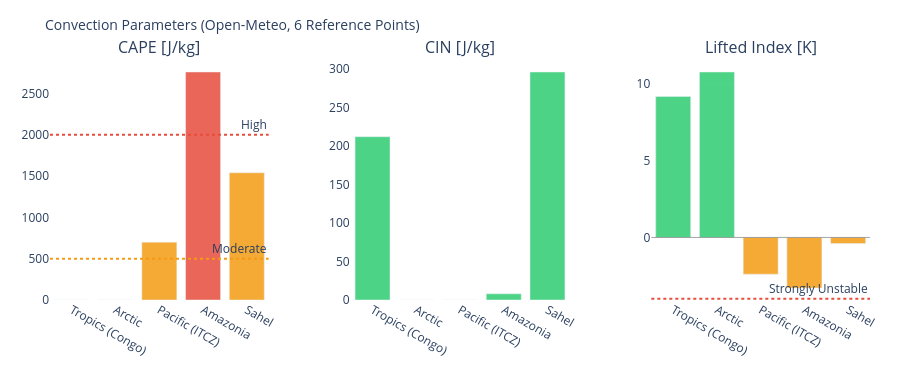

Notebook cell for this chart:
### Markdown cell above
---
## 3. Visualizations

### Code cell
# ============================================================
# CAPE / CIN / LIFTED INDEX – Convection potential
# ============================================================

if not df_atm.empty:
    fig = make_subplots(
        rows=1, cols=3,
        subplot_titles=['CAPE [J/kg]', 'CIN [J/kg]', 'Lifted Index [K]'],
        horizontal_spacing=0.1
    )
    pts = df_atm['point'].tolist()
    pt_colors = ['#E85D24','#185FA5','#888780','#378ADD','#639922','#F2A623']

    # CAPE – höher = mehr Gewitterpotential
    cape_vals = df_atm['cape'].fillna(0).tolist()
    cape_colors = ['#e74c3c' if v > 2000 else '#f39c12' if v > 500 else '#2ecc71'
                   for v in cape_vals]
    fig.add_trace(go.Bar(x=pts, y=cape_vals, marker_color=cape_colors,
                         opacity=0.85, showlegend=False), row=1, col=1)
    fig.add_hline(y=2000, line_dash='dot', line_color='#e74c3c',
                  annotation_text='High', row=1, col=1)
    fig.add_hline(y=500,  line_dash='dot', line_color='#f39c12',
                  annotation_text='Moderate', row=1, col=1)

    # CIN – negativer = stärker gedeckelt (weniger Auslöse)
    cin_vals = df_atm['cin'].fillna(0).tolist()
    cin_colors = ['#e74c3c' if v < -200 else '#f39c12' if v < -50 else '#2ecc71'
                  for v in cin_vals]
    fig.add_trace(go.Bar(x=pts, y=cin_vals, marker_color=cin_colors,
                         opacity=0.85, showlegend=False), row=1, col=2)

    # Lifted Index – negativ = instabil
    li_vals = df_atm['li'].fillna(0).tolist()
    li_colors = ['#e74c3c' if v < -4 else '#f39c12' if v < 0 else '#2ecc71'
                 for v in li_vals]
    fig.add_trace(go.Bar(x=pts, y=li_vals, marker_color=li_colors,
                         opacity=0.85, showlegend=False), row=1, col=3)
    fig.add_hline(y=0, line_color='gray', line_width=0.7, row=1, col=3)
    fig.add_hline(y=-4, line_dash='dot', line_color='#e74c3c',
                  annotation_text='Strongly Unstable', row=1, col=3)

    fig.update_layout(
        title=dict(text='Convection Parameters (Open-Meteo, 6 Reference Points)', font=dict(size=14)),
        height=380, plot_bgcolor='rgba(0,0,0,0)', paper_bgcolor='rgba(0,0,0,0)',
        margin=dict(l=50, r=30, t=60, b=80)
    )
    fig.update_xaxes(tickangle=30)
    fig.show()

### Figure 1 — Plotly figure (JSON) as saved in the notebook; plotly's stock layout.template omitted (floating-point values rounded to 4 significant figures)
{"data": [{"marker": {"color": ["#2ecc71", "#2ecc71", "#f39c12", "#e74c3c", "#f39c12"]}, "opacity": 0.85, "showlegend": false, "type": "bar", "x": ["Tropics (Congo)", "Arctic", "Pacific (ITCZ)", "Amazonia", "Sahel"], "xaxis": "x", "y": [0.0, 0.0, 700.0, 2760.0, 1540.0], "yaxis": "y"}, {"marker": {"color": ["#2ecc71", "#2ecc71", "#2ecc71", "#2ecc71", "#2ecc71"]}, "opacity": 0.85, "showlegend": false, "type": "bar", "x": ["Tropics (Congo)", "Arctic", "Pacific (ITCZ)", "Amazonia", "Sahel"], "xaxis": "x2", "y": [212.0, 0.0, 0.0, 8.0, 296.0], "yaxis": "y2"}, {"marker": {"color": ["#2ecc71", "#2ecc71", "#f39c12", "#f39c12", "#f39c12"]}, "opacity": 0.85, "showlegend": false, "type": "bar", "x": ["Tropics (Congo)", "Arctic", "Pacific (ITCZ)", "Amazonia", "Sahel"], "xaxis": "x3", "y": [9.2, 10.8, -2.4, -3.3, -0.4], "yaxis": "y3"}], "layout": {"annotations": [{"font": {"size": 16}, "showarrow": false, "text": "CAPE [J/kg]", "x": 0.1333, "xanchor": "center", "xref": "paper", "y": 1.0, "yanchor": "bottom", "yref": "paper"}, {"font": {"size": 16}, "showarrow": false, "text": "CIN [J/kg]", "x": 0.5, "xanchor": "center", "xref": "paper", "y": 1.0, "yanchor": "bottom", "yref": "paper"}, {"font": {"size": 16}, "showarrow": false, "text": "Lifted Index [K]", "x": 0.8667, "xanchor": "center", "xref": "paper", "y": 1.0, "yanchor": "bottom", "yref": "paper"}, {"showarrow": false, "text": "High", "x": 1, "xanchor": "right", "xref": "x domain", "y": 2000, "yanchor": "bottom", "yref": "y"}, {"showarrow": false, "text": "Moderate", "x": 1, "xanchor": "right", "xref": "x domain", "y": 500, "yanchor": "bottom", "yref": "y"}, {"showarrow": false, "text": "Strongly Unstable", "x": 1, "xanchor": "right", "xref": "x3 domain", "y": -4, "yanchor": "bottom", "yref": "y3"}], "height": 380, "margin": {"b": 80, "l": 50, "r": 30, "t": 60}, "paper_bgcolor": "rgba(0,0,0,0)", "plot_bgcolor": "rgba(0,0,0,0)", "shapes": [{"line": {"color": "#e74c3c", "dash": "dot"}, "type": "line", "x0": 0, "x1": 1, "xref": "x domain", "y0": 2000, "y1": 2000, "yref": "y"}, {"line": {"color": "#f39c12", "dash": "dot"}, "type": "line", "x0": 0, "x1": 1, "xref": "x domain", "y0": 500, "y1": 500, "yref": "y"}, {"line": {"color": "gray", "width": 0.7}, "type": "line", "x0": 0, "x1": 1, "xref": "x3 domain", "y0": 0, "y1": 0, "yref": "y3"}, {"line": {"color": "#e74c3c", "dash": "dot"}, "type": "line", "x0": 0, "x1": 1, "xref": "x3 domain", "y0": -4, "y1": -4, "yref": "y3"}], "title": {"font": {"size": 14}, "text": "Convection Parameters (Open-Meteo, 6 Reference Points)"}, "xaxis": {"anchor": "y", "domain": [0.0, 0.2667], "tickangle": 30}, "xaxis2": {"anchor": "y2", "domain": [0.3667, 0.6333], "tickangle": 30}, "xaxis3": {"anchor": "y3", "domain": [0.7333, 1.0], "tickangle": 30}, "yaxis": {"anchor": "x", "domain": [0.0, 1.0]}, "yaxis2": {"anchor": "x2", "domain": [0.0, 1.0]}, "yaxis3": {"anchor": "x3", "domain": [0.0, 1.0]}}}
